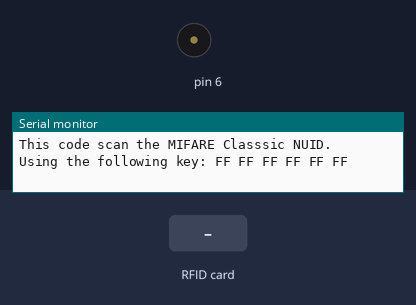
The sketch below on a simulated Arduino Uno, built with avr-gcc and run on an emulated ATmega328P. On the bench: buzzer (waves = sounding), the last lines printed to the serial monitor. Inputs (shaded band) come from the test bench.

Above: at 1.2 s.
1.3 s: RFID card 5E 7A 19 C4 held to the reader
At 1.48 s:
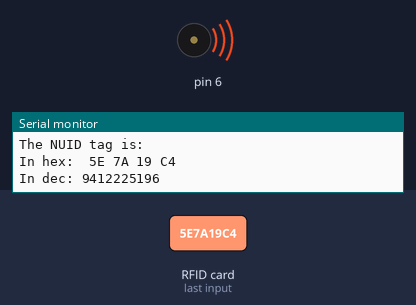
Timing chart, 0 to 4.3 s (numbered marks = the images above; inputs shaded):
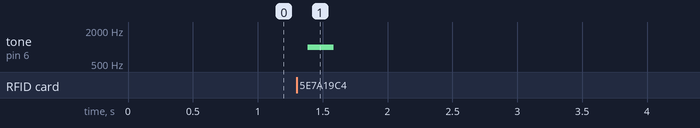

The sketch:

leerRfid.ino
```cpp
#include <SPI.h>
#include <MFRC522.h>//libreria externa para controlar el rfid
#include <SoftwareSerial.h>

#define SS_PIN 10 //Pin 10 para el SS (SDA) del RC522
#define RST_PIN 9 //Pin 9 para el reset del RC522

SoftwareSerial mySerial(3, 4);

MFRC522 rfid(SS_PIN, RST_PIN); //Creamos el objeto para el RC522

MFRC522::MIFARE_Key key;

byte nuidPICC[4];

void setup() {
  Serial.begin(9600); //Iniciamos la comunicación  serial
  mySerial.begin(9600);
  SPI.begin(); //Iniciamos el Bus SPI
  rfid.PCD_Init(); // Iniciamos  el MFRC522

  for (byte i = 0; i < 6; i++) {
    key.keyByte[i] = 0xFF;
  }

  Serial.println(F("This code scan the MIFARE Classsic NUID."));
  Serial.print(F("Using the following key:"));
  printHex(key.keyByte, MFRC522::MF_KEY_SIZE);
}

void loop() {
  // Revisamos si hay nuevas tarjetas  presentes
  if ( ! rfid.PICC_IsNewCardPresent())
    return;


  if ( ! rfid.PICC_ReadCardSerial())
    return;

  //Seleccionamos una tarjeta
  Serial.print(F("PICC type: "));
  MFRC522::PICC_Type piccType = rfid.PICC_GetType(rfid.uid.sak);
  Serial.println(rfid.PICC_GetTypeName(piccType));

  // Enviamos serialemente su UID
  if (piccType != MFRC522::PICC_TYPE_MIFARE_MINI &&
    piccType != MFRC522::PICC_TYPE_MIFARE_1K &&
    piccType != MFRC522::PICC_TYPE_MIFARE_4K) {
    Serial.println(F("Your tag is not of type MIFARE Classic."));
    return;
  }


    Serial.println(F("A new card has been detected."));

    // Store NUID into nuidPICC array
    for (byte i = 0; i < 4; i++) {
      nuidPICC[i] = rfid.uid.uidByte[i];
    }

    Serial.println(F("The NUID tag is:"));
    Serial.print(F("In hex: "));
    printHex(rfid.uid.uidByte, rfid.uid.size);
    Serial.println();
    Serial.print(F("In dec: "));
    printDec(rfid.uid.uidByte, rfid.uid.size);
    Serial.println();


  // Terminamos la lectura de la tarjeta  actual
  rfid.PICC_HaltA();

  // detenemos encriptacion PCD
  rfid.PCD_StopCrypto1();
}

void printHex(byte *buffer, byte bufferSize) {
  for (byte i = 0; i < bufferSize; i++) {
    Serial.print(buffer[i] < 0x10 ? " 0" : " ");
    Serial.print(buffer[i], HEX);
  }
}

/**
 * impresion decimal del codigo.
 */
void printDec(byte *buffer, byte bufferSize) {

  for (byte i = 0; i < bufferSize; i++) {
    Serial.print(buffer[i] < 0x10 ? " 0" : "");
    Serial.print(buffer[i], DEC);
  }

  for (byte i = 0; i < bufferSize; i++) {//
    mySerial.print(buffer[i] < 0x10 ? " 0" : "");
    mySerial.print(buffer[i], DEC);
  }

  tone(6, 1000, 200);
  delay(2000);
}
```

Measured:
- after the input at 1.3 s, tone on pin 6: silent → 1000 Hz after 0.09 s, → silent 0.20 s later
